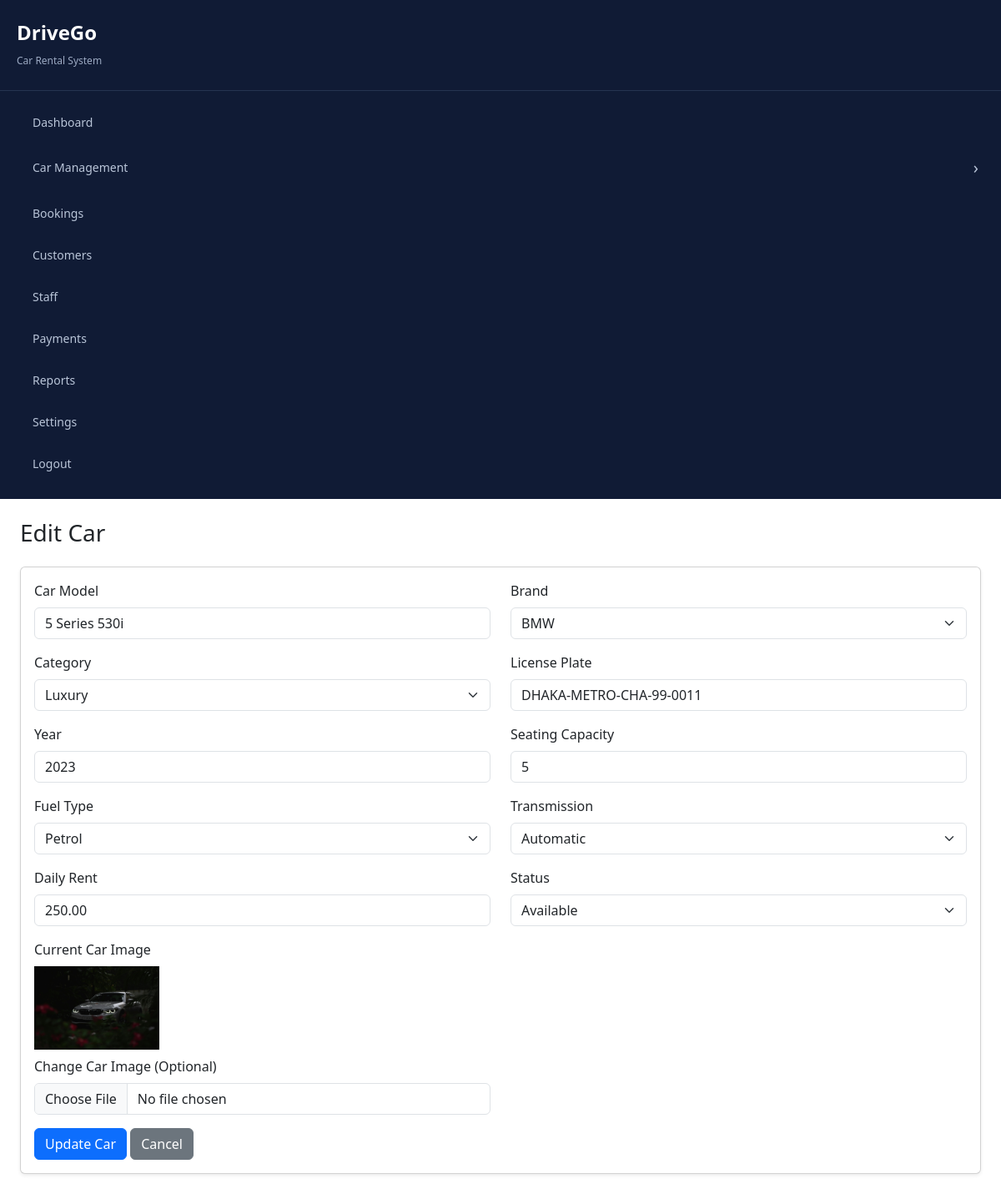
The page /admin/edit_car.php?id=3 (signed in) on the database its author committed.
### tables this page shows
CREATE TABLE `cars` (
  `car_id` int NOT NULL,
  `category_id` int NOT NULL,
  `brand_id` int NOT NULL,
  `model_name` varchar(100) NOT NULL,
  `license_plate` varchar(30) NOT NULL,
  `year` int NOT NULL,
  `seating_capacity` int NOT NULL,
  `fuel_type` enum('Petrol','Diesel','Hybrid','Electric') NOT NULL,
  `transmission` enum('Automatic','Manual') NOT NULL,
  `daily_rate` decimal(10,2) NOT NULL,
  `featured_image` varchar(255) DEFAULT NULL,
  `status` enum('available','rented','maintenance','inactive') DEFAULT 'available',
  `created_at` timestamp NULL DEFAULT CURRENT_TIMESTAMP,
  `updated_at` timestamp NULL DEFAULT CURRENT_TIMESTAMP ON UPDATE CURRENT_TIMESTAMP
);

CREATE TABLE `brands` (
  `brand_id` int NOT NULL,
  `brand_name` varchar(50) NOT NULL,
  `logo` varchar(255) DEFAULT NULL,
  `created_at` timestamp NULL DEFAULT CURRENT_TIMESTAMP
);

CREATE TABLE `categories` (
  `category_id` int NOT NULL,
  `category_name` varchar(50) NOT NULL,
  `description` text,
  `created_at` timestamp NULL DEFAULT CURRENT_TIMESTAMP
);

### admin/edit_car.php (the view, shortened to what this page needs)
<?php
require_once "../config/dbconfig.php";
$car_id = (int) $_GET['id'];
$sql = "SELECT * FROM cars WHERE car_id = $car_id";
$result = mysqli_query($conn, $sql);
$car = mysqli_fetch_assoc($result);
$brand_sql = "SELECT * FROM brands ORDER BY brand_name ASC";
$brand_result = mysqli_query($conn, $brand_sql);
$category_sql = "SELECT * FROM categories ORDER BY category_name ASC";
$category_result = mysqli_query($conn, $category_sql);
?>
<!DOCTYPE html>
<html lang="en">
<head>
    <link href="https://cdn.jsdelivr.net/npm/bootstrap@5.3.3/dist/css/bootstrap.min.css" rel="stylesheet">
    <link rel="stylesheet" href="assets/css/custom.css">
</head>
<body>
    <?php require_once "partials/sidebar.php"; ?>
    <div class="main-content">
        <div class="container-fluid p-4">
            <h3 class="mb-4">Edit Car</h3>
            <div class="card shadow-sm">
                <div class="card-body">
                    <form action="" method="POST" enctype="multipart/form-data">
                        <div class="row">
                            <div class="col-md-6 mb-3">
                                <label class="form-label">Car Model</label>
                                <input type="text" name="model_name" class="form-control"
                                    value="<?php echo htmlspecialchars($car['model_name']); ?>" required>
                            </div>
                            <div class="col-md-6 mb-3">
                                <label class="form-label">Brand</label>
                                <select name="brand_id" class="form-select" required>
                                    <?php while ($brand = mysqli_fetch_assoc($brand_result)) { ?>
                                        <option value="<?php echo $brand['brand_id']; ?>"
                                            <?php if ($car['brand_id'] == $brand['brand_id']) echo "selected"; ?>>
                                            <?php echo htmlspecialchars($brand['brand_name']); ?>
                                        </option>
                                    <?php } ?>
                                </select>
                            </div>
                            <div class="col-md-6 mb-3">
                                <label class="form-label">Category</label>
                                <select name="category_id" class="form-select" required>
                                    <?php while ($category = mysqli_fetch_assoc($category_result)) { ?>
                                        <option value="<?php echo $category['category_id']; ?>"
                                            <?php if ($car['category_id'] == $category['category_id']) echo "selected"; ?>>
                                            <?php echo htmlspecialchars($category['category_name']); ?>
                                        </option>
                                    <?php } ?>
                                </select>
                            </div>
                            <div class="col-md-6 mb-3">
                                <label class="form-label">License Plate</label>
                                <input type="text" name="license_plate" class="form-control"
                                    value="<?php echo htmlspecialchars($car['license_plate']); ?>" required>
                            </div>
                            <div class="col-md-6 mb-3">
                                <label class="form-label">Year</label>
                                <input type="number" name="year" class="form-control"
                                    value="<?php echo htmlspecialchars($car['year']); ?>" required>
                            </div>
                            <div class="col-md-6 mb-3">
                                <label class="form-label">Seating Capacity</label>
                                <input type="number" name="seating_capacity" class="form-control"
                                    value="<?php echo htmlspecialchars($car['seating_capacity']); ?>" required>
                            </div>
                            <div class="col-md-6 mb-3">
                                <label class="form-label">Fuel Type</label>
                                <select name="fuel_type" class="form-select" required>
                                    <option value="Petrol" <?php if ($car['fuel_type'] == 'Petrol') echo 'selected'; ?>>Petrol</option>
                                </select>
                            </div>
                            <div class="col-md-6 mb-3">
                                <label class="form-label">Transmission</label>
                                <select name="transmission" class="form-select" required>
                                    <option value="Automatic" <?php if ($car['transmission'] == 'Automatic') echo 'selected'; ?>>Automatic</option>
                                </select>
                            </div>
                            <div class="col-md-6 mb-3">
                                <label class="form-label">Daily Rent</label>
                                <input type="number" step="0.01" name="daily_rate" class="form-control"
                                    value="<?php echo htmlspecialchars($car['daily_rate']); ?>" required>
                            </div>
                            <div class="col-md-6 mb-3">
                                <label class="form-label">Status</label>
                                <select name="status" class="form-select" required>
                                    <option value="available" <?php if ($car['status'] == 'available') echo 'selected'; ?>>Available</option>
                                </select>
                            </div>
                            <div class="col-md-6 mb-3">
                                <label class="form-label">Current Car Image</label>
                                <?php if (!empty($car['featured_image'])) { ?>
                                    <div class="mb-2">
                                        <img src="../uploads/cars/<?php echo htmlspecialchars($car['featured_image']); ?>"
                                            width="150" alt="Car Image">
                                    </div>
                                <?php } else { ?>
                                    <p>No image available.</p>
                                <?php } ?>
                                <label class="form-label">Change Car Image (Optional)</label>
                                <input type="file" name="featured_image" class="form-control"
                                    accept=".jpg,.jpeg,.png,.webp">
                            </div>
                        </div>
                        <button type="submit" name="update_car" class="btn btn-primary">
                            Update Car
                        </button>
                        <a href="cars.php" class="btn btn-secondary">
                            Cancel
                        </a>
                    </form>
                </div>
            </div>
        </div>
    </div>
</body>
</html>

### rows shown on the page
cars: model_name "5 Series 530i", brand_id "BMW", category_id "Luxury", license_plate "DHAKA-METRO-CHA-99-0011", year "2023", seating_capacity "5", fuel_type "Petrol", transmission "Automatic", daily_rate "250.00", status "Available", featured_image (picture)
